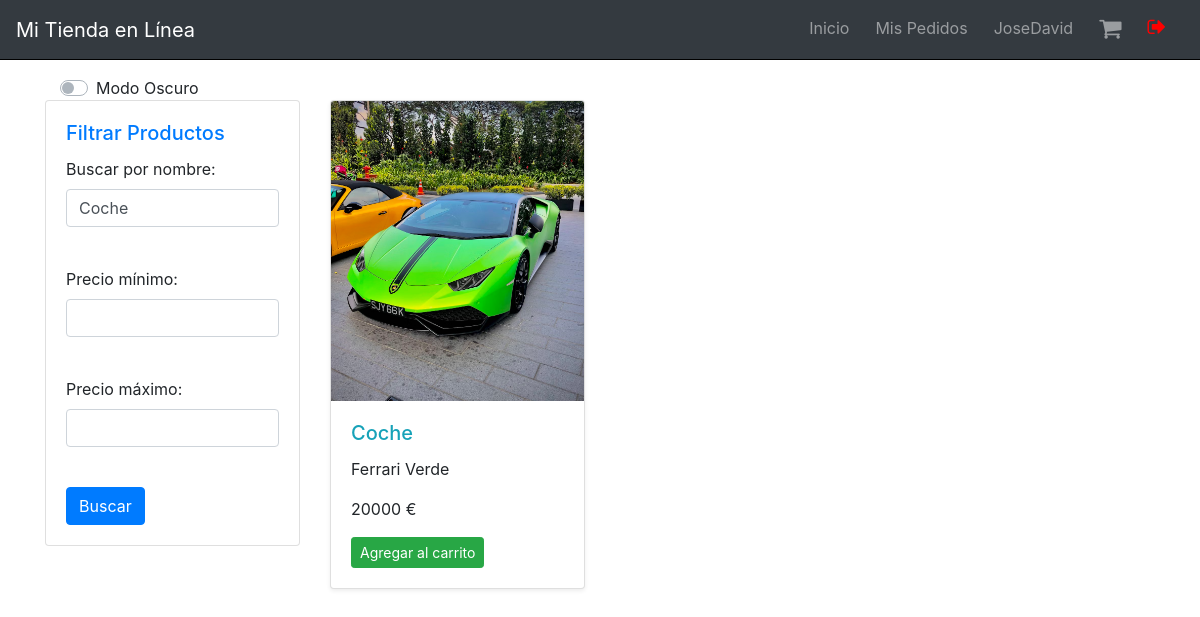
/Program/View/index.php?nombre=Coche (signed in), run on the app's committed database.
### tables this page shows
CREATE TABLE `productos` (
  `id_producto` int(11) NOT NULL,
  `nombre_producto` varchar(100) NOT NULL,
  `descripcion` text DEFAULT NULL,
  `precio` decimal(10,2) NOT NULL,
  `url_imagen` varchar(255) DEFAULT NULL
);

### Program/DataAccess/ProductosDAO.php (called while the page is built, shortened)
<?php
function devolver_productos($fNombre = null, $fMaxP = null, $fMinP = null)
{
    $conexion = Conexion();
    try {
        $query = "SELECT * FROM productos";
        $params = array();
        if (!empty($fNombre)) {
            $query .= " WHERE nombre_producto LIKE :nombre";
            $params[':nombre'] = "%$fNombre%";
        }
        $consulta = $conexion->prepare($query);
        foreach ($params as $key => $value) {
            $consulta->bindValue($key, $value);
        }
        $consulta->execute();
        return $consulta;
    } catch (PDOException $e) {
        die("Error al ejecutar la consulta: " . $e->getMessage());
    }
}

### Program/Business/ProductClass.php (called while the page is built, shortened)
<?php
require_once '../DataAccess/ProductosDAO.php';
class Product
{
    public function getName()
    {
        return $this->product_name;
    }
    public function getDescription()
    {
        return $this->description;
    }
    public function getPrice()
    {
        return $this->price;
    }
    public function getUrlImagen(){
        return $this->url_imagen;
    }
}
function arrayClass($fNombre = null, $fMaxP = null, $fMinP = null)
{
    $consulta = devolver_productos($fNombre, $fMaxP, $fMinP);
    $listProductoClases = [];
    while ($registro = $consulta->fetch()) {
        $product = new Product($registro['id_producto'], $registro['nombre_producto'], $registro['descripcion'], $registro['precio'],1, $registro['url_imagen']);
        array_push($listProductoClases, $product);
    }
    return $listProductoClases;
}

### Program/View/Index.php (the view, shortened to what this page needs)
<?php
require_once '../Business/ProductClass.php';
$listado = arrayClass(
    isset($_GET['nombre']) ? $_GET['nombre'] : null,
    isset($_GET['precio_max']) ? $_GET['precio_max'] : null,
    isset($_GET['precio_min']) ? $_GET['precio_min'] : null
);
$modoOscuroCookie = isset($_COOKIE['modo_oscuro']) ? $_COOKIE['modo_oscuro'] : 'false';
?>
<!DOCTYPE html>
<html lang="es">
<head>
    <link rel="stylesheet" href="resources/css/index.css">
    <link rel="stylesheet" href="https://stackpath.bootstrapcdn.com/bootstrap/4.3.1/css/bootstrap.min.css">
    <link rel="stylesheet" href="https://cdnjs.cloudflare.com/ajax/libs/font-awesome/4.7.0/css/font-awesome.min.css">
</head>
<body class="<?php echo $modoOscuroCookie === 'true' ? 'dark-mode' : ''; ?>">
    <?php include 'navbar.inc'; ?>
    <div class="container mt-3">
        <div class="col-md-3 ">
            <div class="custom-control custom-switch">
                <label class="custom-control-label" for="modoOscuroSwitch">Modo Oscuro</label>
            </div>
        </div>
        <div class="row">
            <div class="col-md-3 sticky-sidebar top">
                <div class="card mb-4">
                    <div class="card-body">
                        <h5 class="card-title text-primary">Filtrar Productos</h5>
                        <form method="get">
                            <div class="form-group">
                                <label for="nombre">Buscar por nombre:</label>
                                <input type="text" name="nombre" id="nombre" value="<?php echo isset($_GET['nombre']) ? htmlspecialchars($_GET['nombre']) : ''; ?>" class="form-control">
                            </div>
                            <br>
                            <div class="form-group">
                                <label for="precio_min">Precio mínimo:</label>
                                <input type="number" name="precio_min" id="precio_min" value="<?php echo isset($_GET['precio_min']) ? htmlspecialchars($_GET['precio_min']) : ''; ?>" class="form-control">
                            </div>
                            <br>
                            <div class="form-group">
                                <label for="precio_max">Precio máximo:</label>
                                <input type="number" name="precio_max" id="precio_max" value="<?php echo isset($_GET['precio_max']) ? htmlspecialchars($_GET['precio_max']) : ''; ?>" class="form-control">
                            </div>
                            <br>
                            <input type="submit" value="Buscar" class="btn btn-primary">
                        </form>
                    </div>
                </div>
            </div>
            <div class="col-md-9">
                <div class="row">
                    <?php foreach ($listado as $item) { ?>
                        <div class='col-md-4'>
                            <div class='card mb-4 shadow-sm'>
                                <img src='resources/imgs/<?php echo $item->getUrlImagen() ?>' class='card-img-top' alt='...' style='object-fit: cover; height: 300px;'>
                                <div class='card-body'>
                                    <h5 class='card-title text-info'><?php echo $item->getName(); ?></h5>
                                    <p class='card-text'><?php echo $item->getDescription(); ?></p>
                                    <p class='card-text font-weigth-bold'><?php echo $item->getPrice(); ?> €</p>
                                    <div class='d-flex justify-content-between align-items-center'>
                                        <div class='btn-group'>
                                            <?php
                                            if (!isset($_SESSION['usu_nombre'])) {
                                                echo "<a class='btn btn-sm btn-danger' href=\"login.php\">Agregar al carrito</a>";
                                            } else {
                                                echo "<a class='btn btn-sm btn-success agregarAlCarrito' href='#' data-product='" . urlencode(json_encode($item)) . "'>Agregar al carrito</a>";
                                            }
                                            ?>
                                        </div>
                                    </div>
                                </div>
                            </div>
                        </div>
                    <?php } ?>
                </div>
            </div>
        </div>
    </div>
</body>
</html>

### Program/View/resources/css/index.css (style rules this page uses)
body { transition: background-color; }

### data on the page
productos: url_imagen (picture), nombre_producto "Coche", descripcion "Ferrari Verde", Price "20000"

### other printed values
$_SESSION['usu_nombre'] "JoseDavid"
